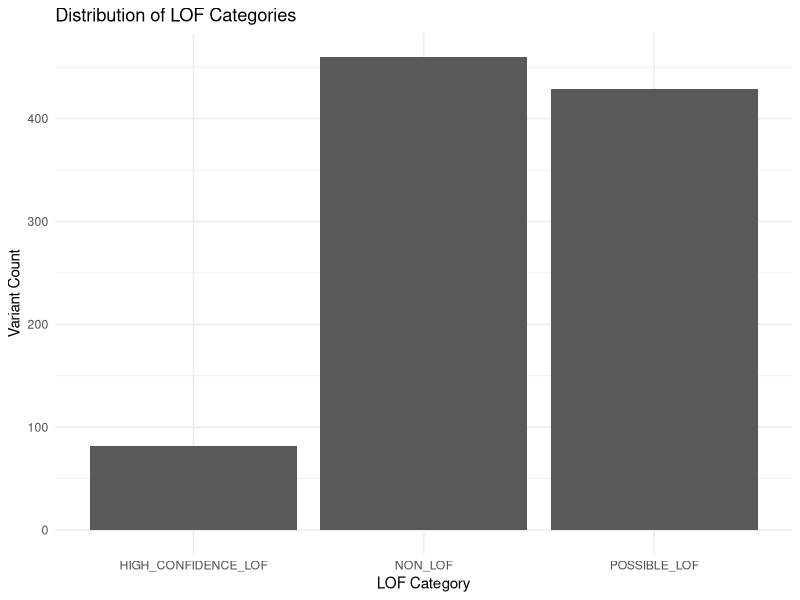
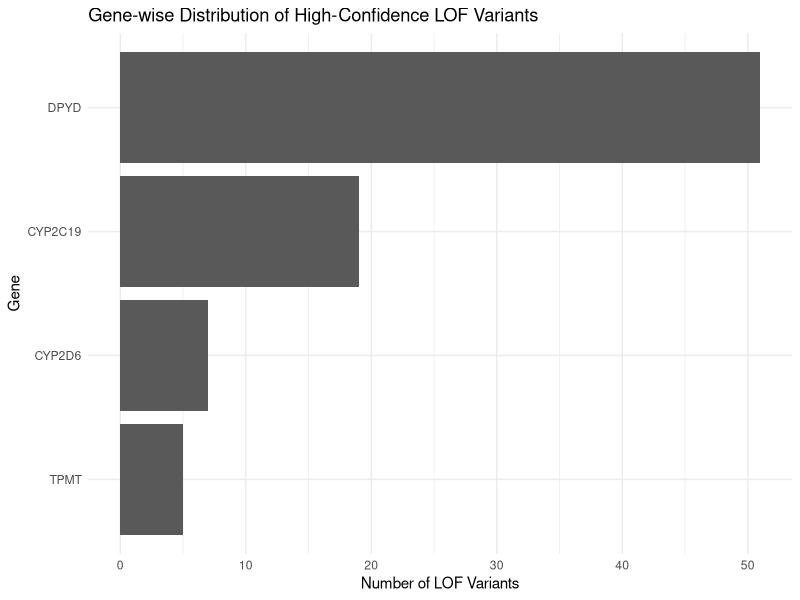
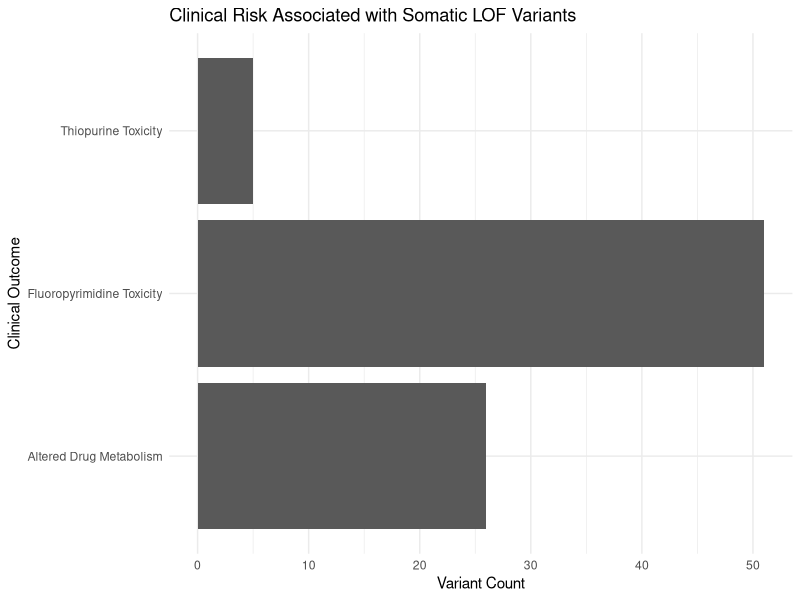

Write R code to recreate these figures, in order.
library(ggplot2)
library(dplyr)
library(readr)

df <- read_csv("../results/pharmacogene_variants_LOF_classified.csv")
sim <- read_csv("../results/phenotype_simulated_variants.csv")

# Ensure figures folder exists
dir.create("../figures", showWarnings = FALSE)

# -----------------------------
# Figure 1: LOF Category Distribution (context)
# -----------------------------
p1 <- df %>%
  count(LOF_category) %>%
  ggplot(aes(x = LOF_category, y = n)) +
  geom_bar(stat = "identity") +
  labs(title = "Distribution of LOF Categories",
       x = "LOF Category",
       y = "Variant Count") +
  theme_minimal()

ggsave("../figures/Figure1_LOF_Distribution.png", p1, width = 6, height = 4)

# -----------------------------
# Figure 2: Gene-wise HIGH CONFIDENCE LOF
# -----------------------------
p2 <- df %>%
  filter(LOF_category == "HIGH_CONFIDENCE_LOF") %>%
  count(Hugo_Symbol) %>%
  arrange(desc(n)) %>%
  ggplot(aes(x = reorder(Hugo_Symbol, n), y = n)) +
  geom_bar(stat = "identity") +
  coord_flip() +
  labs(title = "Gene-wise Distribution of High-Confidence LOF Variants",
       x = "Gene",
       y = "Number of LOF Variants") +
  theme_minimal()

ggsave("../figures/Figure2_Gene_LOF.png", p2, width = 6, height = 4)

# -----------------------------
# Figure 3: Clinical Impact (STRICT LOF ONLY)
# -----------------------------
p3 <- sim %>%
  count(clinical_risk) %>%
  ggplot(aes(x = clinical_risk, y = n)) +
  geom_bar(stat = "identity") +
  coord_flip() +
  labs(title = "Clinical Risk Associated with Somatic LOF Variants",
       x = "Clinical Outcome",
       y = "Variant Count") +
  theme_minimal()

ggsave("../figures/Figure3_Clinical_Impact.png", p3, width = 6, height = 4)

cat("All manuscript-aligned figures generated.\n")
